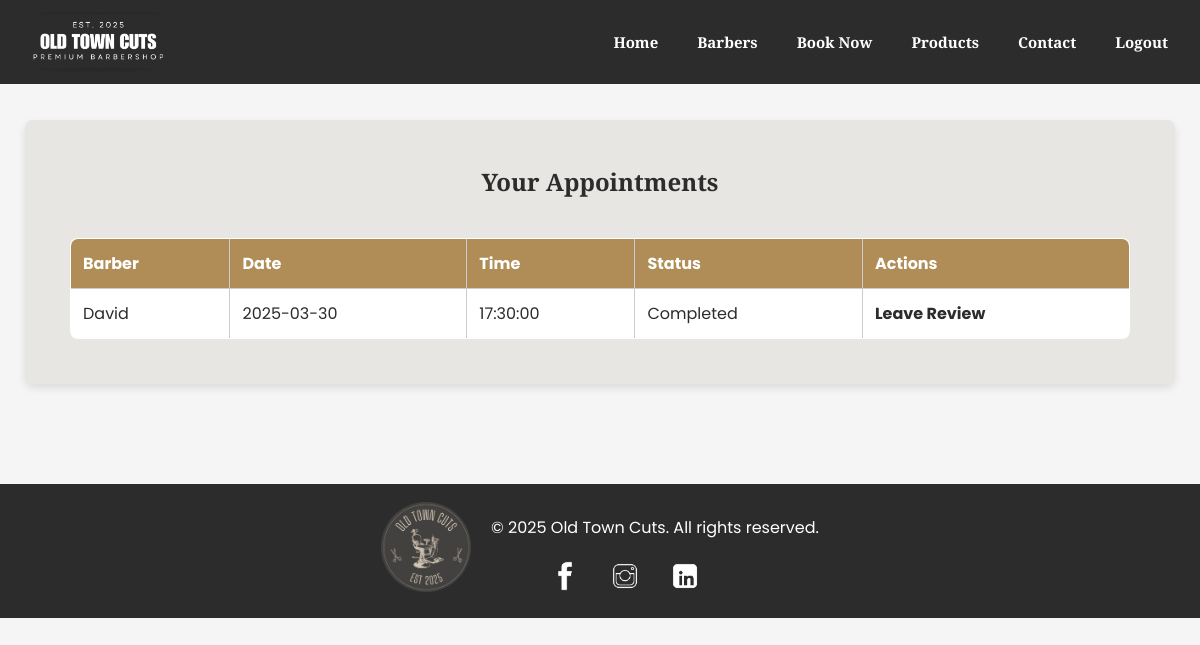
The page /customer/dashboard.php (signed in) on the database its author committed.
### tables this page shows
CREATE TABLE `appointments` (
  `id` int(11) NOT NULL,
  `user_id` int(11) DEFAULT NULL,
  `barber_id` int(11) DEFAULT NULL,
  `appointment_date` date NOT NULL,
  `appointment_time` time NOT NULL,
  `status` enum('Pending','Completed','Cancelled') DEFAULT 'Pending'
);

CREATE TABLE `barbers` (
  `id` int(11) NOT NULL,
  `name` varchar(100) NOT NULL,
  `specialty` varchar(100) NOT NULL
);

### customer/dashboard.php (the view, shortened to what this page needs)
<?php
include '../config/config.php';
$user_id = $_SESSION['user_id'];
$query = "SELECT appointments.id, barbers.name AS barber_name, appointment_date, appointment_time, status
          FROM appointments
          JOIN barbers ON appointments.barber_id = barbers.id
          WHERE user_id = ?";
$stmt = $conn->prepare($query);
$stmt->bind_param("i", $user_id);
$stmt->execute();
$appointments = $stmt->get_result();
?>
<!DOCTYPE html>
<html lang="en">
<head>
</head>
<body>
    <header>
        <img src="../assets/images/logos.png" alt="Old Town Cuts" class="logo">
        <nav>
            <a href="../index.php">Home</a>
            <a href="../barbers.php">Barbers</a>
            <a href="../appointment.php">Book Now</a>
            <a href="../products.php">Products</a>
            <a href="../contact.php">Contact</a>
            <a href="../auth/logout.php">Logout</a>
        </nav>
    </header>
    <section class="dashboard-container">
        <h2>Your Appointments</h2>
        <div class="appointments-list">
            <table>
                <tr>
                    <th>Barber</th>
                    <th>Date</th>
                    <th>Time</th>
                    <th>Status</th>
                    <th>Actions</th>
                </tr>
                <?php while ($row = $appointments->fetch_assoc()): ?>
                    <tr>
                        <td><?php echo htmlspecialchars($row['barber_name']); ?></td>
                        <td><?php echo $row['appointment_date']; ?></td>
                        <td><?php echo $row['appointment_time']; ?></td>
                        <td><?php echo $row['status']; ?></td>
                        <td>
                            <?php if ($row['status'] == 'Completed'): ?>
                                <a href="leave_review.php?appointment_id=<?php echo $row['id']; ?>">Leave Review</a>
                            <?php endif; ?>
                        </td>
                    </tr>
                <?php endwhile; ?>
            </table>
        </div>
    </section>
    <footer>
        <div class="footer-container">
            <div class="footer-logo">
                <a href="../index.php"><img src="../assets/images/logo2.png" alt="Old Town Cuts"></a>
            </div>
            <div class="footer-content">
                <p>&copy; 2025 Old Town Cuts. All rights reserved.</p>
                <div class="social-links">
                    <a href="https://www.facebook.com/andrew.cayanan.1" target="_blank"><img src="../assets/images/facebook.jpg" alt="Facebook"></a>
                    <a href="https://www.instagram.com/mickodedios?igsh=dnp1OTRtdWpxZ3Z4&utm_source=qr" target="_blank"><img src="../assets/images/instagram.jpg" alt="Instagram"></a>
                    <a href="https://www.linkedin.com/in/david-tulio-126916316/" target="_blank"><img src="../assets/images/linkedin.jpg" alt="LinkedIn"></a>
                </div>
            </div>
        </div>
    </footer>
</body>
</html>

### customer/dashboard.php (style rules this page uses)
body { font-family: 'Poppins', sans-serif; background-color: #F5F5F5; color: #2C2C2C; margin: 0; padding: 0; }
header { display: flex; justify-content: space-between; align-items: center; padding: 12px 30px; background-color: #2C2C2C; color: white; width: 100%; position: fixed; top: 0; left: 0; z-index: 1000; }
.logo { height: 60px; width: auto; max-height: 70px; }
nav { display: flex; gap: 15px; }
nav a { text-decoration: none; font-family: 'Playfair Display', serif; color: white; font-size: 15px; font-weight: bold; transition: color 0.3s ease-in-out; padding: 8px 12px; }
nav a:last-child { margin-right: 50px; }
.dashboard-container { max-width: 1100px; margin: 120px auto 40px; background: #E8E6E3; padding: 25px; border-radius: 8px; box-shadow: 0px 4px 8px rgba(0, 0, 0, 0.1); }
.dashboard-container h2 { font-family: 'Playfair Display', serif; text-align: center; }
.appointments-list { margin-top: 20px; padding: 20px; }
table { width: 100%; border-collapse: collapse; background: white; border-radius: 8px; overflow: hidden; }
table, th, td { border: 1px solid #ccc; }
th, td { padding: 12px; text-align: left; }
th { background: #B08D57; color: white; }
td a { text-decoration: none; color: #2C2C2C; font-weight: bold; }
.footer-container { display: flex; align-items: center; justify-content: center; background: #2C2C2C; padding: 15px; margin-top: 100px; color: white; }
.footer-logo { margin-right: 20px; }
.footer-logo img { width: 90px; height: auto; }
.footer-content { text-align: center; }
.social-links { margin-top: 5px; margin-right: 60px; }
.social-links img { width: 40px; margin: 0 8px; }

### rows shown on the page
appointments: barber.name "David", appointment_date "2025-03-30", appointment_time "17:30:00", status "Completed"
